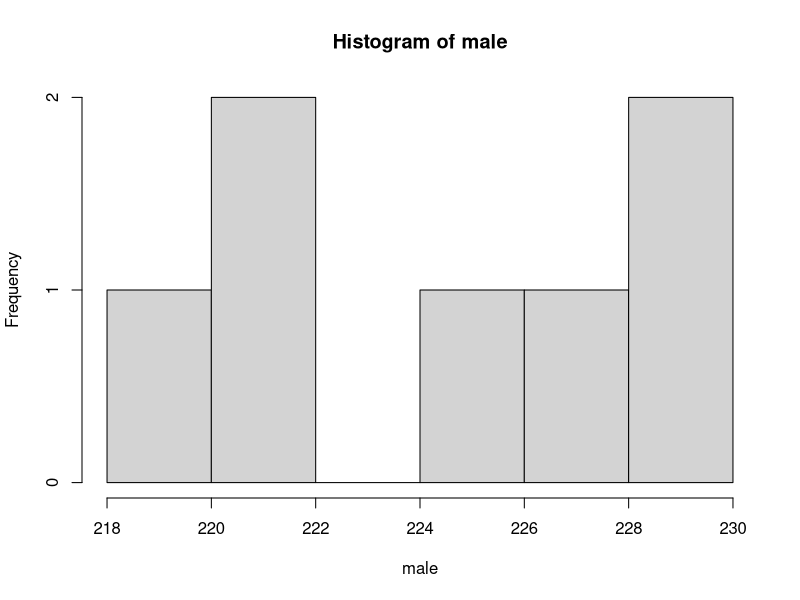
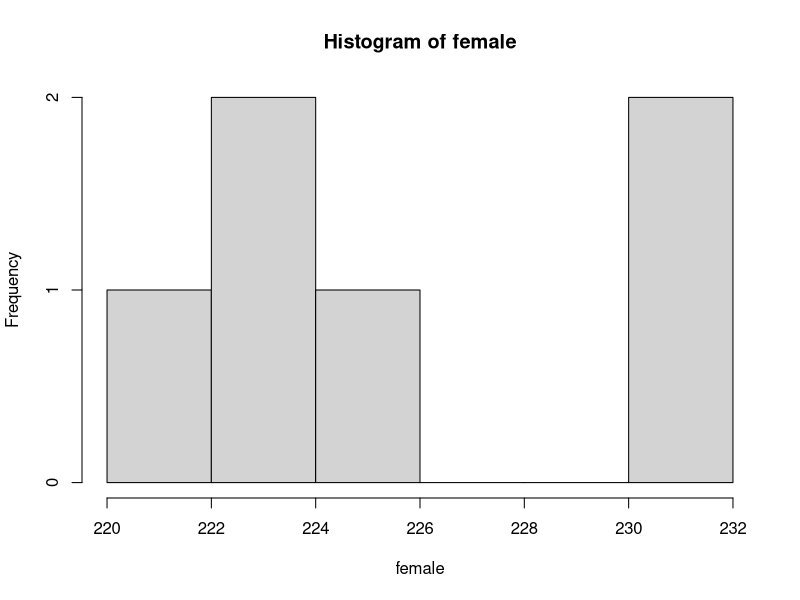
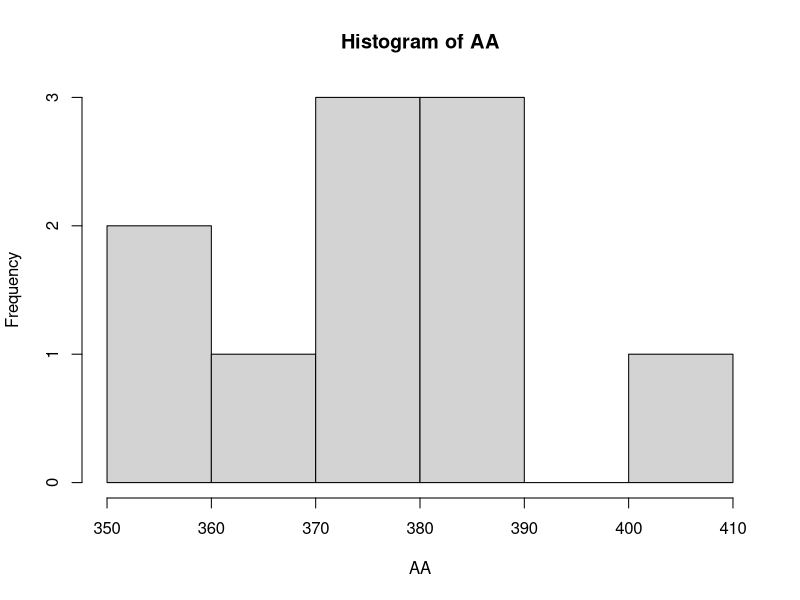
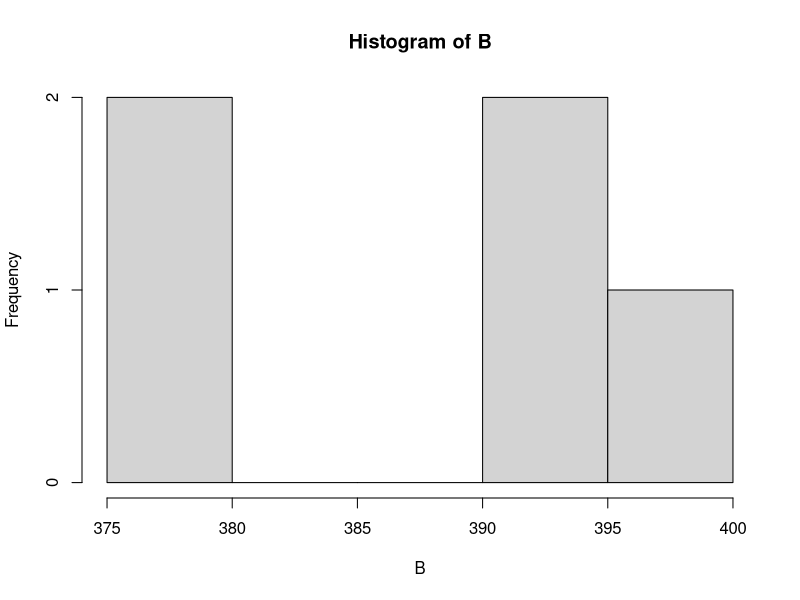

Recreate these plots in R, in order.
# Assignment 2
# Q.1
scores=c(90, 95, 89, 71, 73, 96, 87, 95, 107, 89, 96, 80, 97, 95, 102, 97, 93, 101, 82, 83, 74, 91, 83, 98, 95, 111, 99, 120, 93, 84)
a=mean(scores)
a
c=sd(scores)/sqrt(30)
c
low=a-(qt(0.975, 29))*c
high=a+(qt(0.975, 29))*c
low
high


# Q.2
male=c(220.1, 218.6, 229.6, 228.8, 222, 224.1, 226.5)
female=c(223.4, 221.5, 230.2, 224.3, 223.8, 230.8)
hist(male)
hist(female)
t.test(male,female)

# Q.4
A=c(248, 236, 269, 254, 249, 251, 260, 245, 239, 255)
B=c(380, 391, 377, 392, 398)
AA=1.5*A
hist(AA)
hist(B)
t.test(AA,B)
wilcox.test(AA,B)

# Q.5
s1=rnorm(100, 2, 3)
s1
mean(s1)
sd(s1)
sd(s1)/sqrt(100)

s2=rnorm(500, 2, 3)
s2
mean(s2)
sd(s2)
sd(s2)/sqrt(500)

s3=rnorm(2000, 2, 3)
s3
mean(s3)
sd(s3)
sd(s3)/sqrt(2000)
